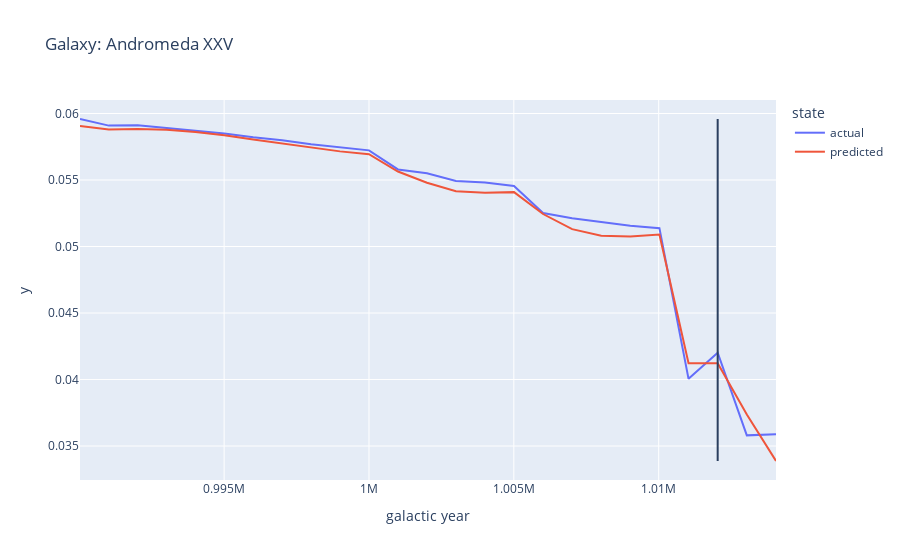

This figure's notebook cell:
### Code cell
# Plotting y_true vs y_pred with forecast, change i variable
# to see the different galaxies
galaxy_index = 10
plot_resulting_df(res_df=resulting_df, index=galaxy_index)

### Figure 1 — Plotly figure (JSON) as saved in the notebook; plotly's stock layout.template omitted (floating-point values rounded to 4 significant figures)
{"data": [{"hovertemplate": "state=actual<br>galactic year=%{x}<br>y=%{y}<extra></extra>", "legendgroup": "actual", "line": {"color": "#636efa", "dash": "solid"}, "mode": "lines", "name": "actual", "showlegend": true, "type": "scatter", "x": [990025, 991020, 992016, 993012, 994009, 995006, 996004, 997002, 998001, 999000, 1000000, 1001000, 1002001, 1003002, 1004004, 1005006, 1006009, 1007012, 1008016, 1009020, 1010025, 1011030, 1012036, 1013042, 1014049], "xaxis": "x", "y": [0.05959, 0.05909, 0.05912, 0.05892, 0.05869, 0.0585, 0.05821, 0.05799, 0.05769, 0.05744, 0.05723, 0.05579, 0.0555, 0.05493, 0.0548, 0.05455, 0.05252, 0.05213, 0.05181, 0.05155, 0.05138, 0.04005, 0.04201, 0.0358, 0.03588], "yaxis": "y"}, {"hovertemplate": "state=predicted<br>galactic year=%{x}<br>y=%{y}<extra></extra>", "legendgroup": "predicted", "line": {"color": "#EF553B", "dash": "solid"}, "mode": "lines", "name": "predicted", "showlegend": true, "type": "scatter", "x": [990025, 991020, 992016, 993012, 994009, 995006, 996004, 997002, 998001, 999000, 1000000, 1001000, 1002001, 1003002, 1004004, 1005006, 1006009, 1007012, 1008016, 1009020, 1010025, 1011030, 1012036, 1013042, 1014049], "xaxis": "x", "y": [0.05905, 0.0588, 0.05883, 0.05879, 0.0586, 0.05837, 0.05804, 0.05775, 0.05743, 0.05715, 0.05694, 0.05564, 0.0548, 0.05415, 0.05405, 0.05409, 0.05244, 0.05131, 0.05081, 0.05075, 0.0509, 0.04122, 0.04122, 0.03737, 0.03387], "yaxis": "y"}], "layout": {"legend": {"title": {"text": "state"}, "tracegroupgap": 0}, "shapes": [{"type": "line", "x0": 1012036, "x1": 1012036, "xref": "x", "y0": 0.03387, "y1": 0.05959, "yref": "y"}], "title": {"text": "Galaxy: Andromeda XXV"}, "xaxis": {"anchor": "y", "domain": [0, 1], "title": {"text": "galactic year"}}, "yaxis": {"anchor": "x", "domain": [0, 1], "title": {"text": "y"}}}}
